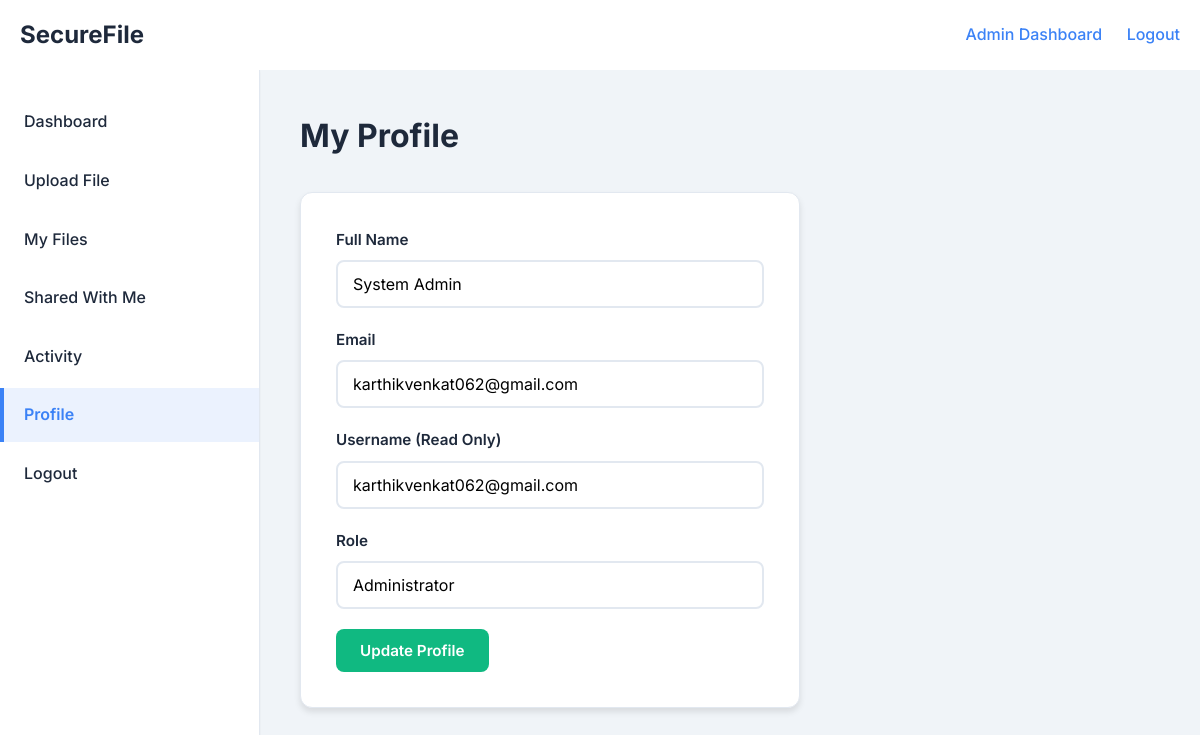
The app's page /profile.php (signed in) with its own data.
### tables this page shows
CREATE TABLE IF NOT EXISTS users (
    id INT AUTO_INCREMENT PRIMARY KEY,
    name VARCHAR(100) NOT NULL,
    email VARCHAR(100) NOT NULL UNIQUE,
    username VARCHAR(50) NOT NULL UNIQUE,
    password VARCHAR(255) NOT NULL,
    role ENUM('Normal User', 'Administrator') DEFAULT 'Normal User',
    status ENUM('Active', 'Inactive') DEFAULT 'Active',
    created_at TIMESTAMP DEFAULT CURRENT_TIMESTAMP,
    updated_at TIMESTAMP DEFAULT CURRENT_TIMESTAMP ON UPDATE CURRENT_TIMESTAMP,
    INDEX idx_email (email),
    INDEX idx_username (username),
    INDEX idx_status (status)
);

### profile.php (the view, shortened to what this page needs)
<?php
require_once 'includes/db.php';
$user_id = $_SESSION['user_id'];
$stmt = $pdo->prepare("SELECT * FROM users WHERE id = ?");
$stmt->execute([$user_id]);
$user = $stmt->fetch();
require_once 'includes/header.php';
?>
<div class="dashboard-layout">
    <div class="sidebar">
        <a href="user_dashboard.php">Dashboard</a>
        <a href="upload.php">Upload File</a>
        <a href="my_files.php">My Files</a>
        <a href="shared_files.php">Shared With Me</a>
        <a href="activity.php">Activity</a>
        <a href="profile.php" class="active">Profile</a>
        <a href="logout.php">Logout</a>
    </div>
    <div class="main-content">
        <h2>My Profile</h2>
        <div class="form-container" style="margin: 20px 0; max-width: 500px;">
            <form method="POST">
                <div class="form-group">
                    <label>Full Name</label>
                    <input type="text" name="name" class="form-control" value="<?= htmlspecialchars($user['name']) ?>" required>
                </div>
                <div class="form-group">
                    <label>Email</label>
                    <input type="email" name="email" class="form-control" value="<?= htmlspecialchars($user['email']) ?>" required>
                </div>
                <div class="form-group">
                    <label>Username (Read Only)</label>
                    <input type="text" class="form-control" value="<?= htmlspecialchars($user['username']) ?>" readonly>
                </div>
                <div class="form-group">
                    <label>Role</label>
                    <input type="text" class="form-control" value="<?= htmlspecialchars($user['role']) ?>" readonly>
                </div>
                <button type="submit" class="btn btn-success">Update Profile</button>
            </form>
        </div>
    </div>
</div>
<?php require_once 'includes/footer.php'; ?>

### css/styles.css (style rules this page uses)
:root { --primary-color: #3b82f6; --primary-hover: #2563eb; --secondary-color: #f1f5f9; --text-dark: #1e293b; --text-light: #64748b; --bg-color: #f0f4f8; --white: #ffffff; --border-color: #e2e8f0; --success: #10b981; --danger: #ef4444; --warning: #f59e0b; --info: #06b6d4; --shadow-sm: 0 1px 2px rgba(0,0,0,0.05); --shadow-md: 0 4px 6px rgba(0,0,0,0.1); --shadow-lg: 0 10px 15px rgba(0,0,0,0.1); --shadow-xl: 0 20px 25px rgba(0,0,0,0.1); }
* { margin: 0; padding: 0; box-sizing: border-box; font-family: 'Inter', sans-serif; }
body { background-color: var(--bg-color); color: var(--text-dark); line-height: 1.6; }
a { text-decoration: none; color: var(--primary-color); }
.form-container { max-width: 600px; margin: 0; background: var(--white); padding: 35px; border-radius: 12px; box-shadow: var(--shadow-md); border: 1px solid var(--border-color); }
.form-group { margin-bottom: 20px; }
.form-group label { display: block; margin-bottom: 8px; font-weight: 600; color: var(--text-dark); font-size: 0.95rem; }
.form-control { width: 100%; padding: 12px 15px; border: 2px solid var(--border-color); border-radius: 8px; outline: none; font-size: 1rem; transition: all 0.3s ease; background: white; }
.form-control::placeholder { color: var(--text-light); }
.dashboard-layout { display: flex; min-height: calc(100vh - 64px); background: var(--bg-color); }
.sidebar { width: 260px; background: var(--white); border-right: 1px solid var(--border-color); padding: 20px 0; position: fixed; height: calc(100vh - 64px); overflow-y: auto; box-shadow: var(--shadow-sm); }
.sidebar a { display: block; padding: 14px 20px; color: var(--text-dark); font-weight: 500; border-left: 4px solid transparent; transition: all 0.3s ease; position: relative; margin: 5px 0; }
.sidebar a.active { background: rgba(59, 130, 246, 0.1); color: var(--primary-color); border-left-color: var(--primary-color); font-weight: 600; }
.main-content { flex: 1; padding: 40px; margin-left: 260px; max-width: calc(100% - 260px); }
.main-content h2 { color: var(--text-dark); font-size: 2rem; margin-bottom: 30px; font-weight: 700; }
.form-container { animation: slideInUp 0.6s ease-out; }
.btn { transition: all 0.3s ease; }
.form-control { transition: all 0.3s ease; }
.sidebar a { transition: all 0.3s ease; }
.btn { display: inline-block; padding: 12px 24px; background: var(--primary-color); color: var(--white); border: none; border-radius: 8px; cursor: pointer; transition: all 0.3s ease; font-weight: 600; font-size: 0.95rem; }
.btn-success { background: var(--success); }

### records on screen
users: name "System Admin", email "karthikvenkat062@gmail.com", username "karthikvenkat062@gmail.com", role "Administrator"
